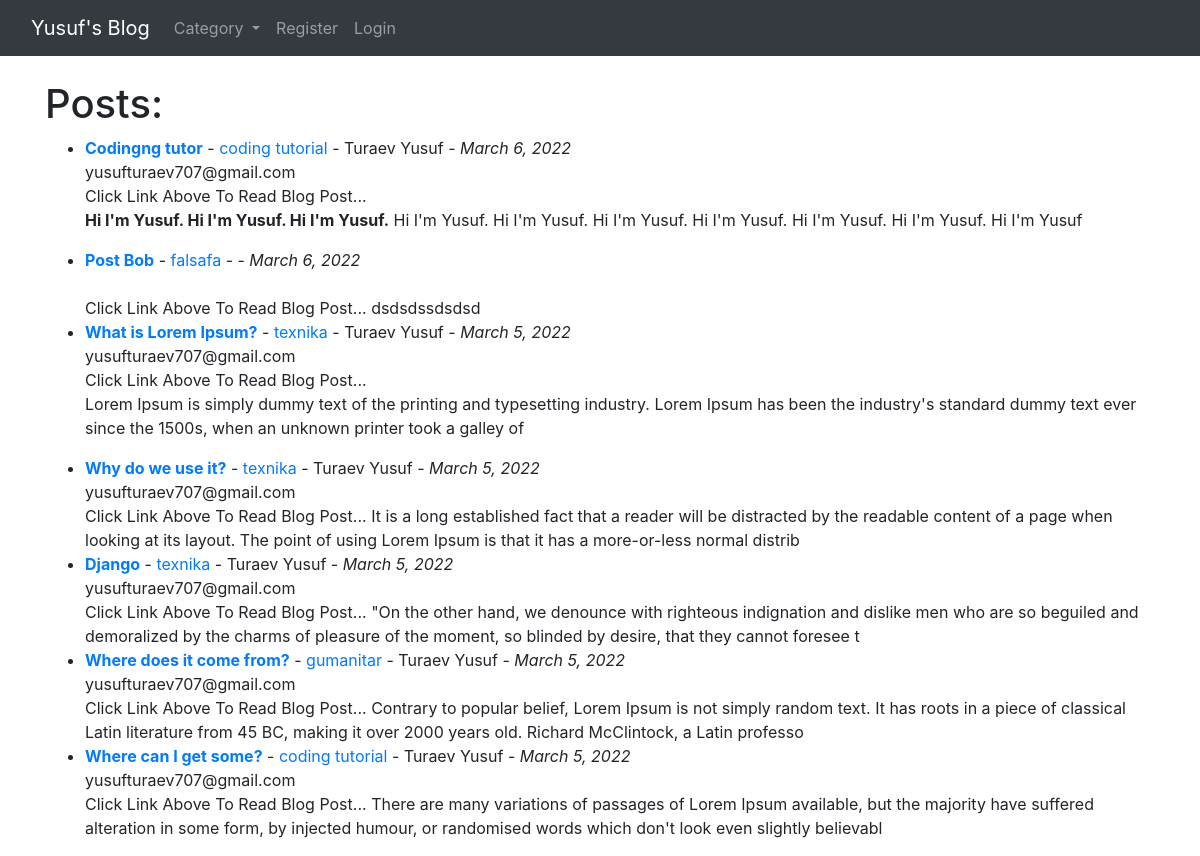
The page / on the database its author committed.
### blog/models.py (models this page shows, shortened)
class Post(models.Model):
    title = models.CharField(max_length=255)
    header_image = models.ImageField(upload_to='images/', null=True, blank=True)
    tag = models.CharField(max_length=255, null=True, blank=True)
    author = models.ForeignKey(User, on_delete=models.CASCADE)
    body = RichTextField(blank=True, null=True)
    post_date = models.DateField(auto_now_add=True)
    category = models.ForeignKey(Category, on_delete=models.CASCADE, null=True, blank=True)
    snippet = models.CharField(max_length=255, default='Click Link Above To Read Blog Post...')
    likes = models.ManyToManyField(User, related_name='blog_posts')

class Category(models.Model):
    name = models.CharField(max_length=255)
    status = models.BooleanField(default=True)
    def __str__(self):
        return self.name

### blog/views.py (the view)
# urls.py: path('', HomeView.as_view(), name="home"),
class HomeView(ListView):
    model = Post
    template_name = "blog/home.html"
    context_object_name = 'posts'
    ordering = ['-post_date']
    def get_context_data(self, *args, **kwargs):
        cat_menu = Category.objects.all()
        context = super(HomeView, self).get_context_data(*args, **kwargs)
        context["cat_menu"] = cat_menu
        return context

### blog/templates/blog/home.html (shortened to what this page needs)
{% extends "base.html" %}
{% block content %}
    <h1>Posts:</h1>
    <ul>
        {% for post in posts %}
            <li>
                <b><a href="{% url 'article-detail' post.pk %}">{{ post.title }}</a></b> -
                <a href="{% url 'category' post.category|slugify %}">{{ post.category }}</a>
                - {{ post.author.first_name }}
                {{ post.author.last_name }} - <span><i>{{ post.post_date }}</i></span>
                <br>
                {{ post.author.email }}
                <br>
            {{ post.snippet }}
                {{ post.body|safe|slice:":200" }}
            </li>
        {% endfor %}
    </ul>
{% endblock %}}

### rows shown on the page
Post: title "Codingng tutor", category "coding tutorial", author.first_name "Turaev", author.last_name "Yusuf", post_date "March 6, 2022", author.email "yusufturaev707@gmail.com", snippet "Click Link Above To Read Blog Post...", body "Hi I'm Yusuf. Hi I'm Yusuf. Hi I'm Yusuf. Hi I'm Yusuf. Hi I'm Yusuf. Hi I'm Yusuf. Hi I'm Yusuf. Hi I'm Yusuf. Hi I'm Yusuf. Hi I'm Yusuf"
Post: title "Post Bob", category "falsafa", post_date "March 6, 2022", snippet "Click Link Above To Read Blog Post...", body "dsdsdssdsdsd"
Post: title "What is Lorem Ipsum?", category "texnika", author.first_name "Turaev", author.last_name "Yusuf", post_date "March 5, 2022", author.email "yusufturaev707@gmail.com", snippet "Click Link Above To Read Blog Post...", body "Lorem Ipsum is simply dummy text of the printing and typesetting industry. Lorem Ipsum has been the industry's standard dummy text ever since the 1500s, when an unknown printer took a galley of"
Post: title "Why do we use it?", category "texnika", author.first_name "Turaev", author.last_name "Yusuf", post_date "March 5, 2022", author.email "yusufturaev707@gmail.com", snippet "Click Link Above To Read Blog Post...", body "It is a long established fact that a reader will be distracted by the readable content of a page when looking at its layout. The point of using Lorem Ipsum is that it has a more-or-less normal distrib"
Post: title "Django", category "texnika", author.first_name "Turaev", author.last_name "Yusuf", post_date "March 5, 2022", author.email "yusufturaev707@gmail.com", snippet "Click Link Above To Read Blog Post...", body "\"On the other hand, we denounce with righteous indignation and dislike men who are so beguiled and demoralized by the charms of pleasure of the moment, so blinded by desire, that they cannot foresee t"
Post: title "Where does it come from?", category "gumanitar", author.first_name "Turaev", author.last_name "Yusuf", post_date "March 5, 2022", author.email "yusufturaev707@gmail.com", snippet "Click Link Above To Read Blog Post...", body "Contrary to popular belief, Lorem Ipsum is not simply random text. It has roots in a piece of classical Latin literature from 45 BC, making it over 2000 years old. Richard McClintock, a Latin professo"
Post: title "Where can I get some?", category "coding tutorial", author.first_name "Turaev", author.last_name "Yusuf", post_date "March 5, 2022", author.email "yusufturaev707@gmail.com", snippet "Click Link Above To Read Blog Post...", body "There are many variations of passages of Lorem Ipsum available, but the majority have suffered alteration in some form, by injected humour, or randomised words which don't look even slightly believabl"
